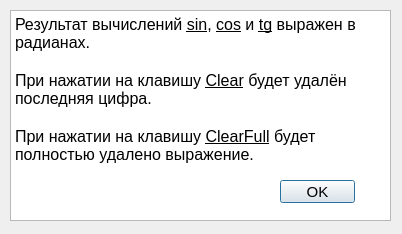
<?xml version="1.0" encoding="UTF-8"?>
<ui version="4.0">
 <class>dialogWindowHelp</class>
 <widget class="QDialog" name="dialogWindowHelp">
  <property name="geometry">
   <rect>
    <x>0</x>
    <y>0</y>
    <width>402</width>
    <height>234</height>
   </rect>
  </property>
  <property name="windowTitle">
   <string>Dialog</string>
  </property>
  <widget class="QTextBrowser" name="textBrowserHelp">
   <property name="geometry">
    <rect>
     <x>10</x>
     <y>10</y>
     <width>381</width>
     <height>211</height>
    </rect>
   </property>
   <property name="html">
    <string>&lt;!DOCTYPE HTML PUBLIC &quot;-//W3C//DTD HTML 4.0//EN&quot; &quot;http://www.w3.org/TR/REC-html40/strict.dtd&quot;&gt;
&lt;html&gt;&lt;head&gt;&lt;meta name=&quot;qrichtext&quot; content=&quot;1&quot; /&gt;&lt;style type=&quot;text/css&quot;&gt;
p, li { white-space: pre-wrap; }
&lt;/style&gt;&lt;/head&gt;&lt;body style=&quot; font-family:'MS Shell Dlg 2'; font-size:8.25pt; font-weight:400; font-style:normal;&quot;&gt;
&lt;p style=&quot; margin-top:0px; margin-bottom:0px; margin-left:0px; margin-right:0px; -qt-block-indent:0; text-indent:0px;&quot;&gt;&lt;span style=&quot; font-size:12pt;&quot;&gt;Результат вычислений &lt;/span&gt;&lt;span style=&quot; font-size:12pt; text-decoration: underline;&quot;&gt;sin&lt;/span&gt;&lt;span style=&quot; font-size:12pt;&quot;&gt;, &lt;/span&gt;&lt;span style=&quot; font-size:12pt; text-decoration: underline;&quot;&gt;cos&lt;/span&gt;&lt;span style=&quot; font-size:12pt;&quot;&gt; и &lt;/span&gt;&lt;span style=&quot; font-size:12pt; text-decoration: underline;&quot;&gt;tg&lt;/span&gt;&lt;span style=&quot; font-size:12pt;&quot;&gt; выражен в радианах.&lt;/span&gt;&lt;/p&gt;
&lt;p style=&quot;-qt-paragraph-type:empty; margin-top:0px; margin-bottom:0px; margin-left:0px; margin-right:0px; -qt-block-indent:0; text-indent:0px; font-size:12pt;&quot;&gt;&lt;br /&gt;&lt;/p&gt;
&lt;p style=&quot; margin-top:0px; margin-bottom:0px; margin-left:0px; margin-right:0px; -qt-block-indent:0; text-indent:0px;&quot;&gt;&lt;span style=&quot; font-size:12pt;&quot;&gt;При нажатии на клавишу &lt;/span&gt;&lt;span style=&quot; font-size:12pt; text-decoration: underline;&quot;&gt;Clear&lt;/span&gt;&lt;span style=&quot; font-size:12pt;&quot;&gt; будет удалён последняя цифра.&lt;/span&gt;&lt;/p&gt;
&lt;p style=&quot;-qt-paragraph-type:empty; margin-top:0px; margin-bottom:0px; margin-left:0px; margin-right:0px; -qt-block-indent:0; text-indent:0px; font-size:12pt;&quot;&gt;&lt;br /&gt;&lt;/p&gt;
&lt;p style=&quot; margin-top:0px; margin-bottom:0px; margin-left:0px; margin-right:0px; -qt-block-indent:0; text-indent:0px;&quot;&gt;&lt;span style=&quot; font-size:12pt;&quot;&gt;При нажатии на клавишу &lt;/span&gt;&lt;span style=&quot; font-size:12pt; text-decoration: underline;&quot;&gt;ClearFull&lt;/span&gt;&lt;span style=&quot; font-size:12pt;&quot;&gt; будет полностью удалено выражение.&lt;/span&gt;&lt;/p&gt;&lt;/body&gt;&lt;/html&gt;</string>
   </property>
  </widget>
  <widget class="QPushButton" name="pushButton">
   <property name="geometry">
    <rect>
     <x>280</x>
     <y>180</y>
     <width>75</width>
     <height>23</height>
    </rect>
   </property>
   <property name="font">
    <font>
     <pointsize>11</pointsize>
     <weight>50</weight>
     <bold>false</bold>
    </font>
   </property>
   <property name="text">
    <string>OK</string>
   </property>
  </widget>
 </widget>
 <resources/>
 <connections/>
</ui>
